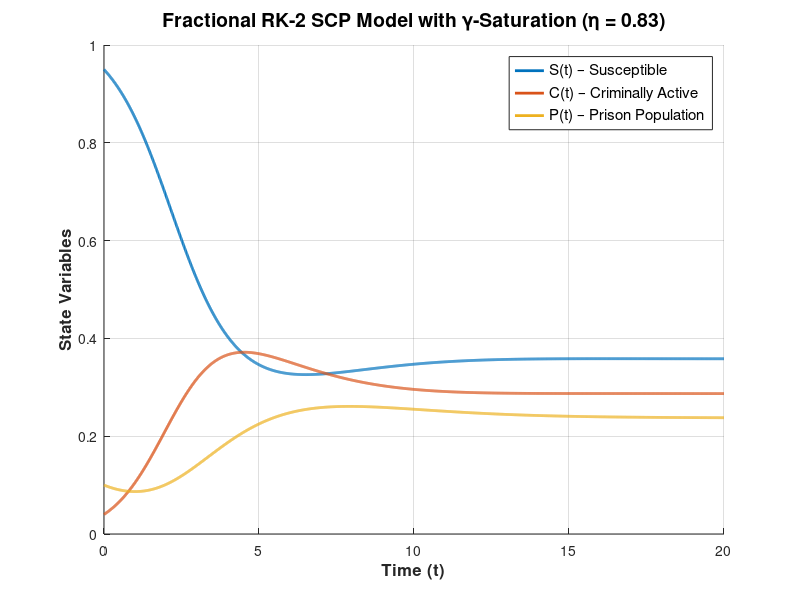

MATLAB code for this plot: (Note: this script raises an error after producing the figure.)
clc; clear; close all;

% ================================================================
% Fractional RK-2 Simulation for SCP Model (gamma-saturated)
% ================================================================

% ----------------------------
% Numerical parameters
% ----------------------------
h     = 0.01;           % time step
T     = 20;             % total time
N     = round(T/h);     % number of steps
t     = 0:h:T;          % time grid

eta = 0.830094;
gamma_eta = gamma(eta + 1);

% ----------------------------
% Trained model parameters
% ----------------------------
A0 = 0.060089;
alpha = 0.699929;
l = 0.090095;
delta0 = 0.069907;
delta1 = 0.029904;
lam = 1.600093;
gamma_ = 0.300013;

% ---- Fractional-powered parameters ----
A_eta      = A0^eta;
alpha_eta = alpha^eta;
l_eta     = l^eta;
delta0_eta = delta0^eta;
delta1_eta = delta1^eta;

% ----------------------------
% RHS: Modified SCP Model
% ----------------------------
dS = @(S,C,P) A_eta ...
              - (alpha_eta .* S .* C) ./ (1 + gamma_ .* C) ...
              + delta1_eta .* P ...
              - delta0_eta .* S;

dC = @(S,C)   (alpha_eta .* S .* C) ./ (1 + gamma_ .* C) ...
              - l_eta .* C ...
              - delta0_eta .* C;

dP = @(C,P)   l_eta .* C ...
              - (delta0_eta + delta1_eta) .* P;

% ----------------------------
% Initial conditions
% ----------------------------
S = zeros(1, N+1);
C = zeros(1, N+1);
P = zeros(1, N+1);

S(1) = 0.95;
C(1) = 0.04;
P(1) = 0.10;

% ----------------------------
% Fractional RK-2 Integration
% ----------------------------
for k = 1:N

    % ---- k1 ----
    k1S = dS(S(k), C(k), P(k));
    k1C = dC(S(k), C(k));
    k1P = dP(C(k), P(k));

    % ---- Midpoint ----
    S_mid = S(k) + 0.5 * (h^eta)/gamma_eta * k1S;
    C_mid = C(k) + 0.5 * (h^eta)/gamma_eta * k1C;
    P_mid = P(k) + 0.5 * (h^eta)/gamma_eta * k1P;

    % ---- k2 ----
    k2S = dS(S_mid, C_mid, P_mid);
    k2C = dC(S_mid, C_mid);
    k2P = dP(C_mid, P_mid);

    % ---- Update ----
    S(k+1) = S(k) + (h^eta)/gamma_eta * k2S;
    C(k+1) = C(k) + (h^eta)/gamma_eta * k2C;
    P(k+1) = P(k) + (h^eta)/gamma_eta * k2P;
end

% ----------------------------
% Plot results
% ----------------------------
figure('Color','w'); hold on; grid on;

plot(t, S, 'LineWidth',2, 'Color',[0 0.447 0.741]);
plot(t, C, 'LineWidth',2, 'Color',[0.850 0.325 0.098]);
plot(t, P, 'LineWidth',2, 'Color',[0.929 0.694 0.125]);

xlabel('Time (t)','FontSize',12,'FontWeight','bold');
ylabel('State Variables','FontSize',12,'FontWeight','bold');

title(sprintf('Fractional RK-2 SCP Model with \\gamma-Saturation (\\eta = %.2f)', eta), ...
      'FontSize',14,'FontWeight','bold');

legend({'S(t) – Susceptible', ...
        'C(t) – Criminally Active', ...
        'P(t) – Prison Population'}, ...
        'Location','best','FontSize',11);

xlim([0 T]);
ylim([0 max(1e-6, max([S C P],[],'all')*1.1)]);